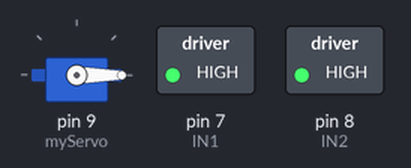
This sketch was run on a simulated Arduino Uno, built with avr-gcc and run on an emulated ATmega328P. Parts: servo, switched loads named in the sketch (green lamp = pin HIGH). What the sketch prints to the serial monitor is not drawn.

Above: at 0.1 s.
Timing chart, 0 to 1.6 s (numbered marks = the images above):
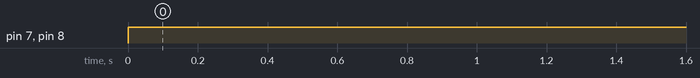

Measured:
- by itself, pin 7 (IN1), pin 8 (IN2): LOW → HIGH at 0.00 s

The sketch:

Approach__IV.ino
```cpp
#include <Servo.h>  // Used to control the gripper

#define ENA 5
#define IN1 7
#define IN2 8

volatile double rpm = 0.0;  // the revolution per minute of the motors when the pin is set to HIGH

Servo myServo;  // object of the servo library to control the gripper
double pos = 0.0; // used to store the position of the gripper

//openCV parameters
volatile double a = 580; // from openCV: camera x coordinate of the robot's starting location
volatile double b = 419; // from openCV: camera y coordinate of the robot's starting location
volatile double x = 251; // from openCV: camera x coordinate of the first block
volatile double y = 284; // from openCV: camera y coordinate of the first block
volatile double u = 74;  // from openCV: camera x coordinate of the drop off location
volatile double v = 65;  // from openCV: camera y coordinate of the drop off location
volatile double p = 492;  // from openCV: camera x coordinate of the second block
volatile double q = 245;  // from openCV: camera y coordinate of the second block

volatile double roboX = 0.0; // from openCV: actual x coordinate of the robot
volatile double roboY = 0.0; // from openCV: actual y coordinate of the robot
volatile double blockX = 0.0; // from openCV: actual x coordinate of the block
volatile double blockY = 0.0; // from openCV: actual y coordinate of the block
volatile double dropX = 0.0; // from openCV: actual x coordinate of the drop off location
volatile double dropY = 0.0; // from openCV: actual y coordinate of the drop off location
volatile double blockX2 = 0.0; // from openCV: actual x coordinate of the second block
volatile double blockY2 = 0.0; // from openCV: actual y coordinate of the second block

void setup() {
  // put your setup code here, to run once:
  Serial.begin(9600); // open the serial monitor at a rate of 9600bit/s
  Serial.println("Code starts");

  myServo.attach(9);
  pos = 0.0;
  myServo.write(pos);

  pinMode(IN1,OUTPUT);  // the pin that controls motor 1 is set to output
  pinMode(IN2,OUTPUT);  // the pin that controls motor 2 is set to output
}

void loop() {
  // put your main code here, to run repeatedly:
  forward();
  delay(5000);
}

void forward(){
  digitalWrite(ENA, HIGH);  // enable the channel of the motor driver that the motors are connected to
  digitalWrite(IN1, HIGH);
  digitalWrite(IN2, HIGH);
}

void backward(){
  digitalWrite(ENA, HIGH);  // enable the channel of the motor driver that the motors are connected to
  digitalWrite(IN1, LOW);
  digitalWrite(IN2, LOW);
}

void right(){
  digitalWrite(ENA, HIGH);  // enable the channel of the motor driver that the motors are connected to
  digitalWrite(IN1, LOW);
  digitalWrite(IN2, HIGH);
}

void left(){
  digitalWrite(ENA, HIGH);  // enable the channel of the motor driver that the motors are connected to
  digitalWrite(IN1, HIGH);
  digitalWrite(IN2, LOW);
}
```
